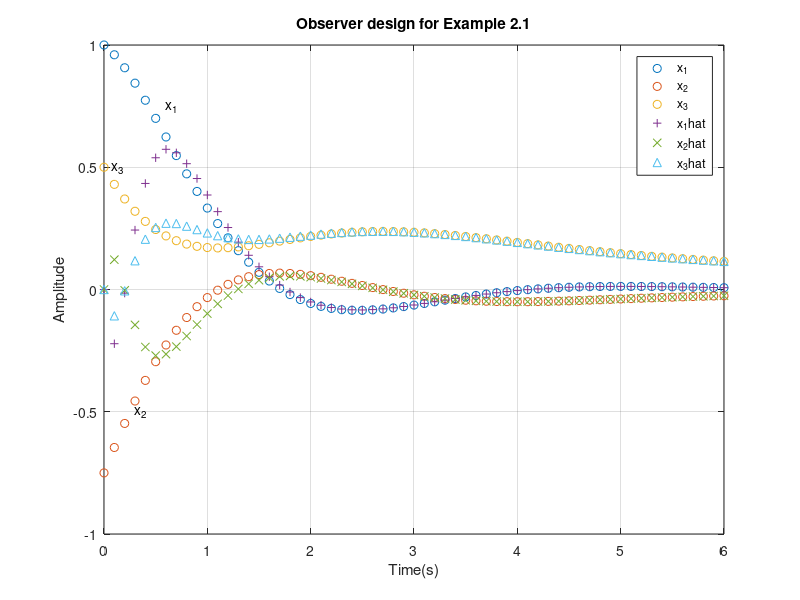
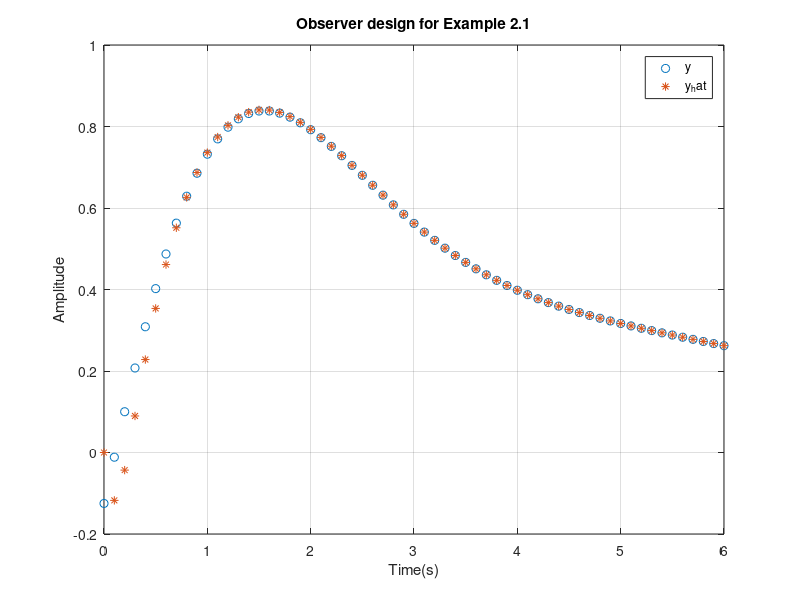

Write MATLAB code to recreate these figures, in order.
T0=0.1;                                       %采样周期
A=[0.81 -0.23 -0.045                             %状态矩阵
   0.09 0.98 -0.0023
   0.005 0.1   1];
B=[0.09 0.0047 0.00016]';                        %输入矩阵
C=[1 3.5 3];                                   %输出矩阵
D=0;                                         %传递矩阵
p=[0.5 0.6 0.75]';                              %期望的观测极点
L=place(A',C',p)'                                %极点配置的评价增益(注：place指令比其它，如acker等，更适合极点配置分析和设计)
F_ob=A-L*C                                  %观测系统矩阵
eig(F_ob)                                     %计算观测系统矩阵的特征值

x0=[1;-0.75;0.5]                               %初始条件
dtime=[0:T0:6];                                %时间向量
u=zeros(1,length(dtime));                        %输入零向量
G=ss(A,B,C,D,T0)                             %创建ss型(离散状态方程State Space)系统为LTI对象(线性时不变系统,Linear Time Invariant)
[y,dtime,x]=lsim(G,u,dtime,x0);                   %系统仿真获得y(k) (注：lsim模拟状态观测器)
 
disp('Simulate Observer')                        %显示
B_ob=ss(F_ob,L,C,D,T0)                       %创建系统为LTI对象
[y_hat,dtime,x_hat]=lsim(B_ob,y,dtime);           %仿真观测器
%plot system and observer states
figure
plot(dtime,x,'o',dtime,x_hat(:,1),'+',dtime,x_hat(:,2),'x',...
    dtime,x_hat(:,3),'^'),grid                     %画系统和观测器状态
title('Observer design for Example 2.1')
xlabel('Time(s)')                               %定义x轴
ylabel('Amplitude')                             %定义y轴
text(0.6,0.75,'x_1')
text(0.3,-0.5,'x_2')
text(0.07,0.5,'x_3')

legend('x_1','x_2','x_3','x_1hat','x_2hat','x_3hat')   %不同曲线标识符

figure
plot(dtime,y,'o',dtime,y_hat,'*'),grid               %画y和y-hat图
title('Observer design for Example 2.1')            %标题
xlabel('Time(s)')                              %定义x轴
ylabel('Amplitude')                            %定义y轴
legend('y','y_hat')                             %不同曲线标识符
